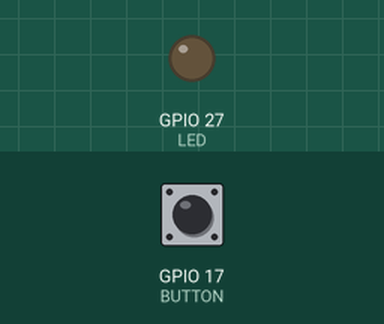
This program was run on a simulated Raspberry Pi (BCM pin numbers). Parts: output pins drawn as LEDs (lit = HIGH). The inputs (shaded band) are chosen by the test bench; at power-on: GPIO 17 (BUTTON) HIGH.

Above: at 1.2 s.
1.3 s: GPIO 17 (BUTTON) pulled LOW for 3.2 s
At 4.5 s:
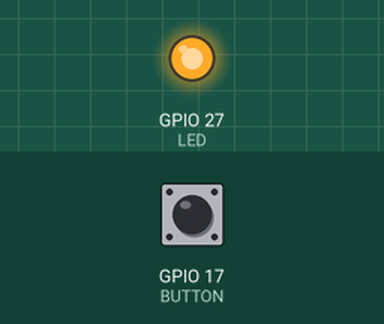
Timing chart, 0 to 6.0 s (numbered marks = the images above; inputs shaded):
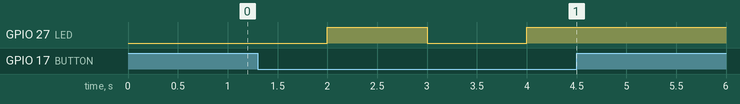

The program:

exercice3b.py
```python
#! /usr/bin/env python
import RPi.GPIO as GPIO
import time

#Initialisation
LED=27
BUTTON=17
IS_PRESSED = False

GPIO.setmode(GPIO.BCM)
GPIO.setup(BUTTON, GPIO.IN, pull_up_down=GPIO.PUD_UP)
GPIO.setup(LED, GPIO.OUT)

try:
    while True:
        STATUS_BUTTON = GPIO.input(BUTTON)

        if STATUS_BUTTON == False:
            IS_PRESSED = not IS_PRESSED

        if IS_PRESSED == True :
            GPIO.output(LED, GPIO.HIGH)
            time.sleep(1)


        else :
            GPIO.output(LED, GPIO.LOW)
            time.sleep(1)


        #time.sleep(1)

except KeyboardInterrupt:
    GPIO.cleanup()
```

Measured:
- after the input at 1.3 s, GPIO 27 (LED): LOW → HIGH after 0.70 s, → LOW 1.0 s later, → HIGH 1.0 s later
